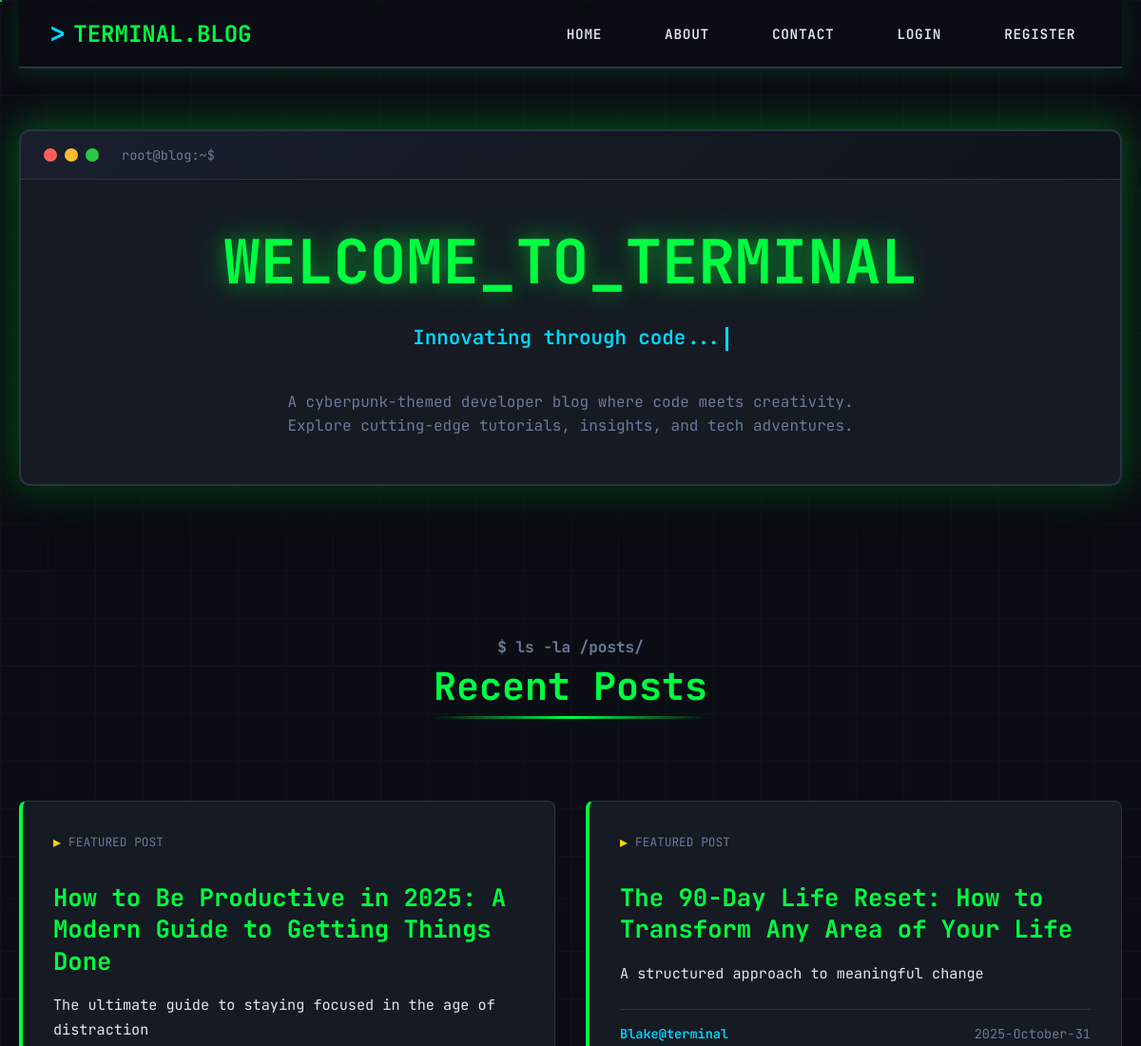
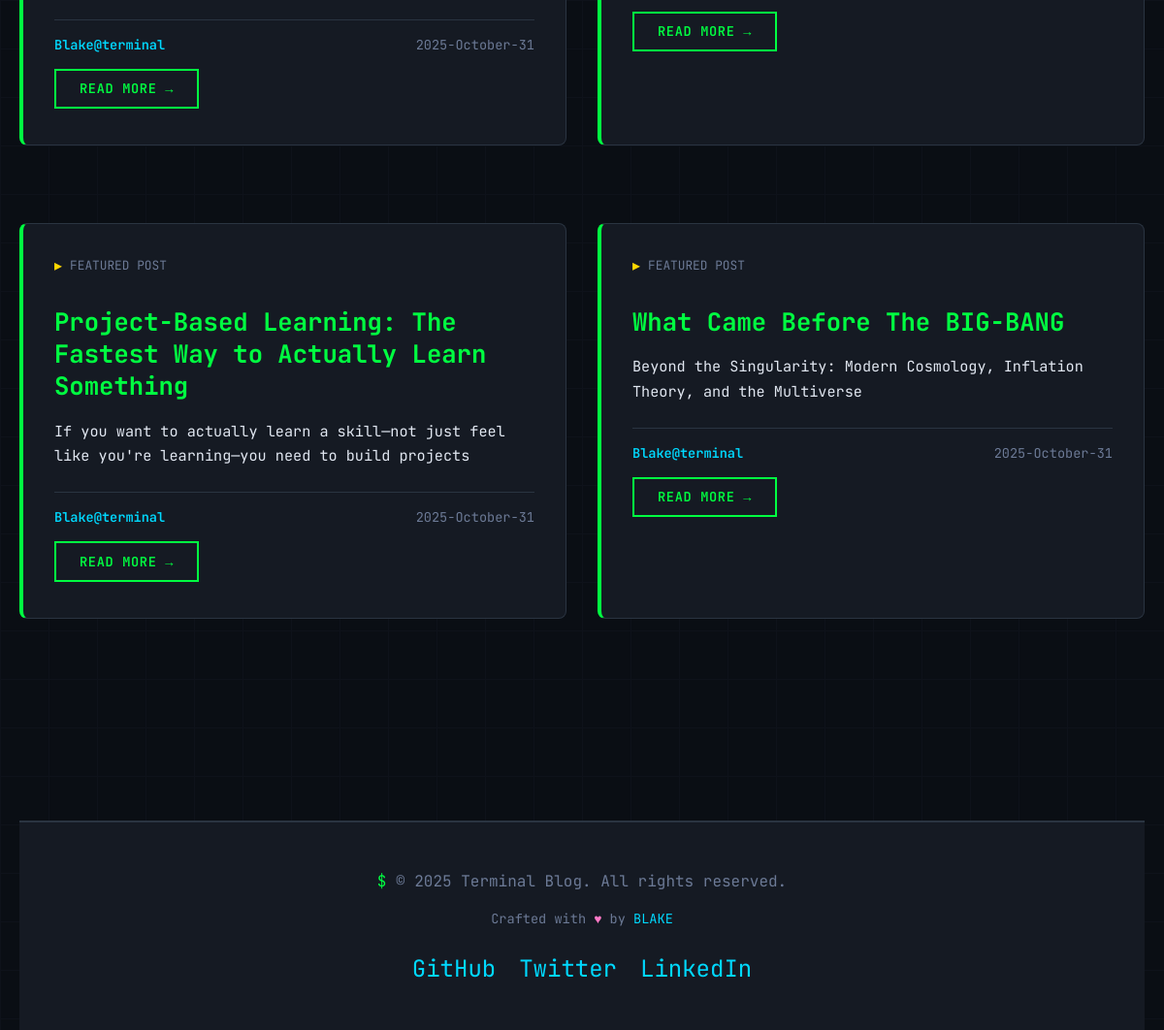
The page / on the database its author committed (2 pictures, top to bottom).
### main.py (models this page shows)
class BlogPost(db.Model):
    id: Mapped[int] = mapped_column(Integer, primary_key=True)
    author_id: Mapped[int] = mapped_column(ForeignKey("Users.id"))
    author = relationship("Users", back_populates="posts")
    title: Mapped[str] = mapped_column(String(250), unique=True, nullable=False)
    subtitle: Mapped[str] = mapped_column(String(250), nullable=False)
    date: Mapped[str] = mapped_column(String(250), nullable=False)
    body: Mapped[str] = mapped_column(Text, nullable=False)
    img_url: Mapped[str] = mapped_column(String(250), nullable=False)
    comments = relationship("Comments", back_populates="blog")

class Users(UserMixin, db.Model):
    __tablename__ = "Users"
    id: Mapped[int] = mapped_column(Integer, primary_key=True)
    email: Mapped[str] = mapped_column(String(250), unique=True, nullable=False)
    password: Mapped[str] = mapped_column(String(250), nullable=False)
    name: Mapped[str] = mapped_column(String(250), nullable=False)
    posts = relationship("BlogPost", back_populates="author")
    comments = relationship("Comments", back_populates="user")

### main.py (the view)
@app.route("/")
def home():
    db.create_all()
    current_year = datetime.now().year
    current_month = datetime.now().strftime("%B")
    current_date = datetime.now().strftime("%d")
    blog_posts = db.session.execute(db.select(BlogPost)).scalars().all()
    return render_template(
        "index.html",
        posts=blog_posts,
        year=current_year,
        month=current_month,
        date=current_date,
    )

### templates/index.html (shortened to what this page needs)
<!doctype html>
<html lang="en">
  <head>
    <link
      href="{{url_for('static', filename='css/styles.css')}}"
      rel="stylesheet"
    />
  </head>
  <body>
    <div class="bg-grid"></div>
    <div class="particles" id="particles"></div>
    <div class="main-wrapper">
      {% include "header.html"%}
      <section class="hero-section">
        <div class="terminal-window">
          <div class="terminal-header">
            <span class="terminal-dot red"></span>
            <span class="terminal-dot yellow"></span>
            <span class="terminal-dot green"></span>
            <span class="terminal-title">root@blog:~$</span>
          </div>
          <div class="terminal-content">
            <h1 class="glitch-title">WELCOME_TO_TERMINAL</h1>
            <p class="typing-text" id="typingText">
              <span id="dynamicText"></span><span class="typing-cursor"></span>
            </p>
            <p
              style="
                color: var(--terminal-text-dim);
                max-width: 600px;
                margin: 0 auto;
              "
            >
              A cyberpunk-themed developer blog where code meets creativity.
              Explore cutting-edge tutorials, insights, and tech adventures.
            </p>
          </div>
        </div>
      </section>
      <section class="posts-section">
        <h2 class="section-title">Recent Posts</h2>
        <div class="posts-grid">
          {% for i in posts %}
          <article class="post-card">
            <div class="post-header">
              <span class="post-icon">▸</span>
              <span>FEATURED POST</span>
            </div>
            <h3 class="post-title">{{i.title}}</h3>
            <p class="post-excerpt">{{i.subtitle}}</p>
            <div class="post-meta">
              <span class="post-author">{{i.author.name}}@terminal</span>
              <span class="post-date">{{year}}-{{month}}-{{date}}</span>
            </div>
            <a href="{{url_for('blogs', post_id=i.id)}}" class="read-more"
              >Read More →</a
            >
          </article>
          {% endfor %}
        </div>
      </section>
      {% include "footer.html"%}
    </div>
  </body>
</html>

### templates/header.html
<nav class="navbar">
  <div class="navbar-container">
    <a href="{{url_for('home')}}" class="navbar-brand">TERMINAL.BLOG</a>
    <ul class="nav-menu">
      <li><a href="{{url_for('home')}}" class="nav-link">Home</a></li>
      <li><a href="{{url_for('get_about')}}" class="nav-link">About</a></li>
      <li><a href="{{url_for('get_contact')}}" class="nav-link">Contact</a></li>
      {% if not current_user.is_authenticated %}
      <li><a href="{{url_for('login')}}" class="nav-link">LogIn</a></li>
      <li><a href="{{url_for('register')}}" class="nav-link">Register</a></li>
      {% else %}
      <li><a href="{{url_for('logout')}}" class="nav-link">LogOut</a></li>
      {% endif %}
    </ul>
  </div>
</nav>

### templates/footer.html
<footer class="footer">
  <div class="footer-content">
    <p class="footer-text">
      <span style="color: var(--terminal-green)">$</span>
      © 2025 Terminal Blog. All rights reserved.
    </p>
    <p class="footer-text" style="font-size: 0.85rem">
      Crafted with <span style="color: var(--terminal-pink)">♥</span> by
      <span style="color: var(--terminal-cyan)">BLAKE</span>
    </p>
    <div class="social-links">
      <a href="https://github.com/lazy-blake" class="social-link">GitHub</a>
      <a href="#" class="social-link">Twitter</a>
      <a href="#" class="social-link">LinkedIn</a>
    </div>
  </div>
</footer>

### rows shown on the page
BlogPost: title "How to Be Productive in 2025: A Modern Guide to Getting Things Done", subtitle "The ultimate guide to staying focused in the age of distraction", author.name "Blake"
BlogPost: title "The 90-Day Life Reset: How to Transform Any Area of Your Life", subtitle "A structured approach to meaningful change", author.name "Blake"
BlogPost: title "Project-Based Learning: The Fastest Way to Actually Learn Something", subtitle "If you want to actually learn a skill—not just feel like you're learning—you need to build projects", author.name "Blake"
BlogPost: title "What Came Before The BIG-BANG", subtitle "Beyond the Singularity: Modern Cosmology, Inflation Theory, and the Multiverse", author.name "Blake"
